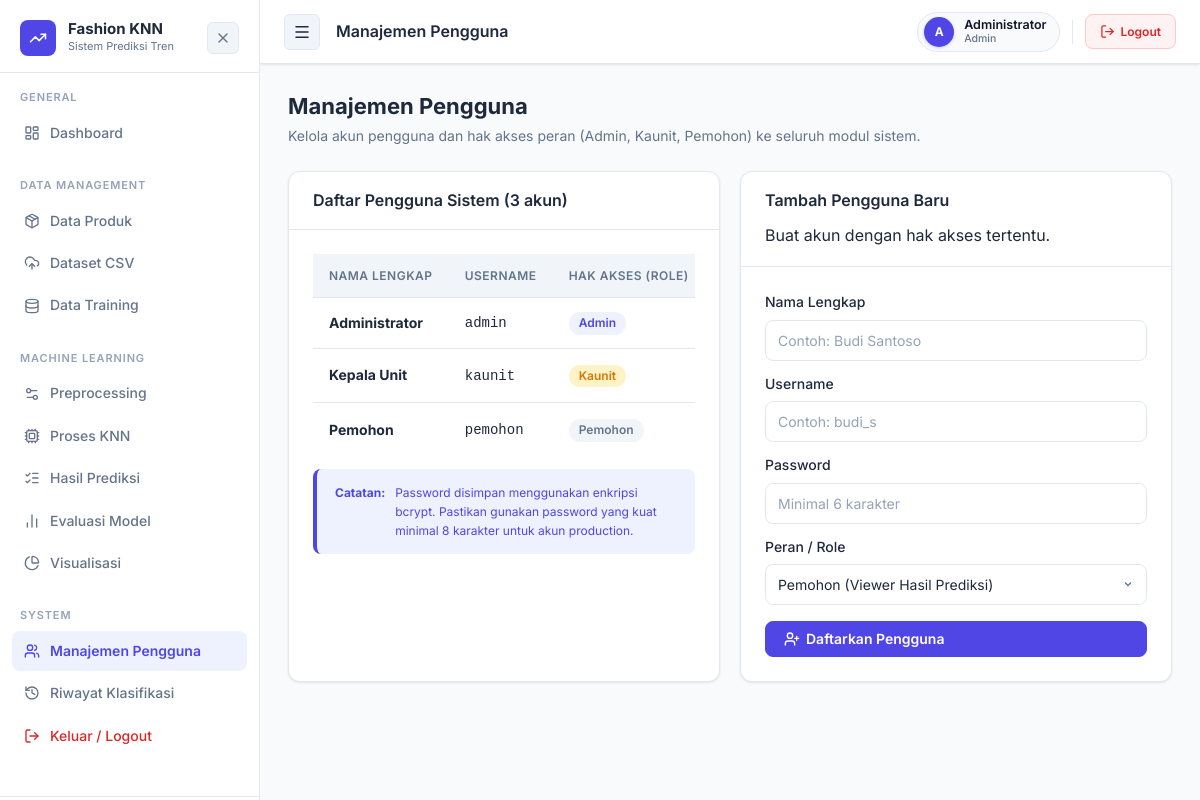
The app's page /public/users.php (signed in) with its own data.
### tables this page shows
CREATE TABLE IF NOT EXISTS users (
    id INT AUTO_INCREMENT PRIMARY KEY,
    name VARCHAR(100) NOT NULL,
    username VARCHAR(60) NOT NULL UNIQUE,
    password VARCHAR(255) NOT NULL,
    role ENUM('admin','kaunit','pemohon') NOT NULL DEFAULT 'pemohon',
    created_at TIMESTAMP DEFAULT CURRENT_TIMESTAMP
);

### app/helpers/auth.php (called while the page is built, shortened)
<?php
function role(): string {
    return $_SESSION['user']['role'] ?? '';
}

### app/helpers/functions.php (called while the page is built, shortened)
<?php
function h(mixed $v): string {
    return htmlspecialchars((string)$v, ENT_QUOTES | ENT_SUBSTITUTE, 'UTF-8');
}

### public/users.php (the view, shortened to what this page needs)
<?php
require_once dirname(__DIR__) . '/app/config/database.php';
require_once dirname(__DIR__) . '/app/helpers/auth.php';
require_once dirname(__DIR__) . '/app/helpers/functions.php';
$page_title = 'Manajemen Pengguna';
$current_page = 'users';
$users = $pdo->query("SELECT id, name, username, role, created_at FROM users ORDER BY id ASC")->fetchAll();
include dirname(__DIR__) . '/app/views/layouts/header.php';
?>
<div class="page-header">
  <div>
    <h1 class="page-title">Manajemen Pengguna</h1>
    <p class="page-subtitle">Kelola akun pengguna dan hak akses peran (Admin, Kaunit, Pemohon) ke seluruh modul sistem.</p>
  </div>
</div>
<div class="grid two">
  <div class="card">
    <div class="card-header">
      <h3 class="card-title">Daftar Pengguna Sistem (<?= count($users) ?> akun)</h3>
    </div>
    <div class="card-body">
      <div class="table-container">
        <table>
          <thead>
            <tr>
              <th>Nama Lengkap</th>
              <th>Username</th>
              <th>Hak Akses (Role)</th>
            </tr>
          </thead>
          <tbody>
            <?php foreach ($users as $u): ?>
              <tr>
                <td><strong><?= h($u['name']) ?></strong></td>
                <td><code><?= h($u['username']) ?></code></td>
                <td>
                  <?php if ($u['role'] === 'admin'): ?>
                    <span class="badge" style="background: #EEF2FF; color: var(--primary);">Admin</span>
                  <?php elseif ($u['role'] === 'kaunit'): ?>
                    <span class="badge badge-kurang">Kaunit</span>
                  <?php else: ?>
                    <span class="badge badge-gray">Pemohon</span>
                  <?php endif; ?>
                </td>
              </tr>
            <?php endforeach; ?>
          </tbody>
        </table>
      </div>
      <div class="alert alert-info mt-3" style="font-size: 12px;">
        <strong>Catatan:</strong> Password disimpan menggunakan enkripsi bcrypt. Pastikan gunakan password yang kuat minimal 8 karakter untuk akun production.
      </div>
    </div>
  </div>
  <div class="card">
    <div class="card-header">
      <h3 class="card-title">Tambah Pengguna Baru</h3>
      <p class="card-subtitle">Buat akun dengan hak akses tertentu.</p>
    </div>
    <div class="card-body">
      <form action="" method="post">
        <div class="form-group mb-3">
          <label class="form-label" for="u_name">Nama Lengkap</label>
          <input type="text" name="name" id="u_name" required class="form-control" placeholder="Contoh: Budi Santoso">
        </div>
        <div class="form-group mb-3">
          <label class="form-label" for="u_username">Username</label>
          <input type="text" name="username" id="u_username" required class="form-control" placeholder="Contoh: budi_s">
        </div>
        <div class="form-group mb-3">
          <label class="form-label" for="u_password">Password</label>
          <input type="password" name="password" id="u_password" required minlength="6" class="form-control" placeholder="Minimal 6 karakter">
        </div>
        <div class="form-group mb-4">
          <label class="form-label" for="u_role">Peran / Role</label>
          <select name="role" id="u_role" required class="form-select">
            <option value="pemohon">Pemohon (Viewer Hasil Prediksi)</option>
          </select>
        </div>
        <button type="submit" class="btn btn-primary" style="width: 100%;">
          <i data-lucide="user-plus"></i> Daftarkan Pengguna
        </button>
      </form>
    </div>
  </div>
</div>
<?php include dirname(__DIR__) . '/app/views/layouts/footer.php'; ?>

### app/views/layouts/header.php (shortened to what this page needs)
<?php
require_once APP_PATH . '/helpers/auth.php';
require_once APP_PATH . '/helpers/functions.php';
?>
<!doctype html>
<html lang="id">
<head>
  <link rel="stylesheet" href="<?= BASE_URL ?>/assets/css/style.css?v=<?= filemtime(BASE_PATH . '/public/assets/css/style.css') ?>">
</head>
<body>
  <div class="app-layout">
    <aside class="sidebar" id="sidebar">
      <div class="sidebar-header">
        <div class="brand">
          <div class="brand-icon"><i data-lucide="trending-up"></i></div>
          <div class="brand-text">
            <span class="brand-name">Fashion KNN</span>
            <span class="brand-sub">Sistem Prediksi Tren</span>
          </div>
        </div>
        <button class="sidebar-close" id="sidebarClose" aria-label="Tutup Sidebar">
          <i data-lucide="x"></i>
        </button>
      </div>
      <nav class="sidebar-nav">
        <div class="nav-group">
          <span class="nav-group-label">GENERAL</span>
          <a href="<?= BASE_URL ?>/dashboard.php"
             class="nav-link <?= ($current_page ?? '') === 'dashboard' ? 'active' : '' ?>">
            <i data-lucide="layout-dashboard"></i><span>Dashboard</span>
          </a>
        </div>
        <div class="nav-group">
          <span class="nav-group-label">DATA MANAGEMENT</span>
          <a href="<?= BASE_URL ?>/products.php"
             class="nav-link <?= ($current_page ?? '') === 'products' ? 'active' : '' ?>">
            <i data-lucide="package"></i><span>Data Produk</span>
          </a>
          <?php if (in_array(role(), ['admin'])): ?>
          <a href="<?= BASE_URL ?>/dataset.php"
             class="nav-link <?= ($current_page ?? '') === 'dataset' ? 'active' : '' ?>">
            <i data-lucide="upload-cloud"></i><span>Dataset CSV</span>
          </a>
          <?php endif; ?>
          <?php if (in_array(role(), ['admin', 'kaunit'])): ?>
          <a href="<?= BASE_URL ?>/training.php"
             class="nav-link <?= ($current_page ?? '') === 'training' ? 'active' : '' ?>">
            <i data-lucide="database"></i><span>Data Training</span>
          </a>
          <?php endif; ?>
        </div>
        <div class="nav-group">
          <span class="nav-group-label">MACHINE LEARNING</span>
          <?php if (role() === 'admin'): ?>
          <a href="<?= BASE_URL ?>/preprocessing.php"
             class="nav-link <?= ($current_page ?? '') === 'preprocessing' ? 'active' : '' ?>">
            <i data-lucide="settings-2"></i><span>Preprocessing</span>
          </a>
          <a href="<?= BASE_URL ?>/process.php"
             class="nav-link <?= ($current_page ?? '') === 'process' ? 'active' : '' ?>">
            <i data-lucide="cpu"></i><span>Proses KNN</span>
          </a>
          <?php endif; ?>
          <a href="<?= BASE_URL ?>/results.php"
             class="nav-link <?= ($current_page ?? '') === 'results' ? 'active' : '' ?>">
            <i data-lucide="list-checks"></i><span>Hasil Prediksi</span>
          </a>
          <?php if (in_array(role(), ['admin', 'kaunit'])): ?>
          <a href="<?= BASE_URL ?>/evaluation.php"
             class="nav-link <?= ($current_page ?? '') === 'evaluation' ? 'active' : '' ?>">
            <i data-lucide="bar-chart-2"></i><span>Evaluasi Model</span>
          </a>
          <?php endif; ?>
          <a href="<?= BASE_URL ?>/visualization.php"
             class="nav-link <?= ($current_page ?? '') === 'visualization' ? 'active' : '' ?>">
            <i data-lucide="pie-chart"></i><span>Visualisasi</span>
          </a>
        </div>
        <div class="nav-group">
          <span class="nav-group-label">SYSTEM</span>
          <?php if (role() === 'admin'): ?>
          <a href="<?= BASE_URL ?>/users.php"
             class="nav-link <?= ($current_page ?? '') === 'users' ? 'active' : '' ?>">
            <i data-lucide="users"></i><span>Manajemen Pengguna</span>
          </a>
          <?php endif; ?>
          <?php if (in_array(role(), ['admin', 'kaunit'])): ?>
          <a href="<?= BASE_URL ?>/history.php"
             class="nav-link <?= ($current_page ?? '') === 'history' ? 'active' : '' ?>">
            <i data-lucide="history"></i><span>Riwayat Klasifikasi</span>
          </a>
          <?php endif; ?>
          <a href="<?= BASE_URL ?>/logout.php" class="nav-link nav-link-logout" style="color: var(--tidak-text);" onclick="return confirm('Apakah Anda yakin ingin keluar dari sistem?');">
            <i data-lucide="log-out" style="color: var(--tidak-text);"></i><span>Keluar / Logout</span>
          </a>
        </div>
      </nav>
    </aside>
    <div class="main-wrapper">
      <header class="topbar">
        <button class="hamburger" id="hamburger" aria-label="Toggle Sidebar" title="Sembunyikan / Tampilkan Sidebar">
          <i data-lucide="menu"></i>
        </button>
        <div class="topbar-title"><?= h($page_title ?? '') ?></div>
        <div class="topbar-right">
          <div class="topbar-profile" title="Akun Pengguna Aktif">
            <div class="topbar-avatar">
              <?= strtoupper(substr($_SESSION['user']['name'] ?? 'U', 0, 1)) ?>
            </div>
            <div class="topbar-user-details">
              <span class="topbar-user-name"><?= h($_SESSION['user']['name'] ?? '') ?></span>
              <span class="topbar-user-role"><?= h(ucfirst(role())) ?></span>
            </div>
          </div>
          <a href="<?= BASE_URL ?>/logout.php" class="topbar-logout-btn" title="Keluar dari sistem" onclick="return confirm('Apakah Anda yakin ingin keluar dari sistem?');">
            <i data-lucide="log-out"></i>
            <span>Logout</span>
          </a>
        </div>
      </header>
      <main class="content">

### app/views/layouts/footer.php (shortened to what this page needs)
      </main>
    </div>
  </div>
</body>
</html>

### records on screen
users: name "Administrator", username "admin", role "Admin"
users: name "Kepala Unit", username "kaunit", role "Kaunit"
users: name "Pemohon", username "pemohon", role "Pemohon"

### other values on screen
$page_title "Manajemen Pengguna"
substr($_SESSION['user']['name'] ?? 'U', 0, 1) "A"
$_SESSION['user']['name'] "Administrator"
role() "Admin"
count($users) "3"
